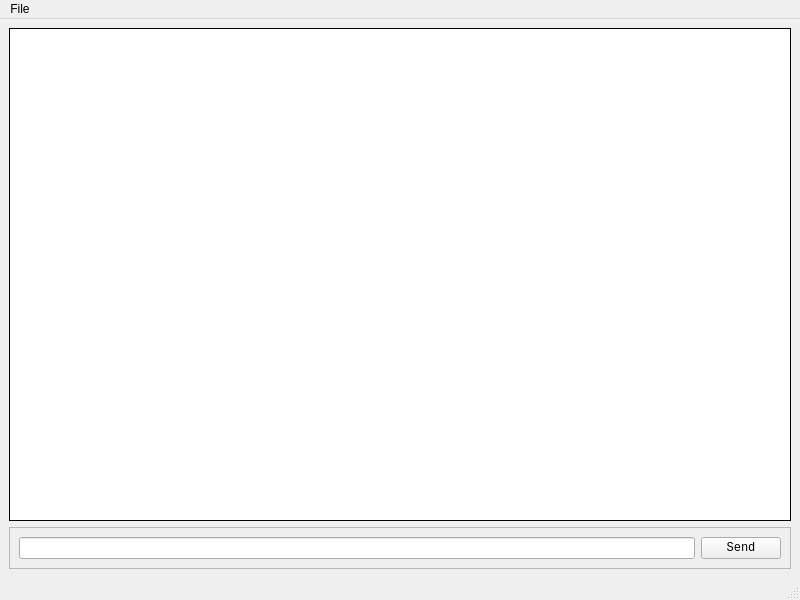
<?xml version="1.0" encoding="UTF-8"?>
<ui version="4.0">
 <class>ConsoleWindow</class>
 <widget class="QMainWindow" name="ConsoleWindow">
  <property name="geometry">
   <rect>
    <x>0</x>
    <y>0</y>
    <width>800</width>
    <height>600</height>
   </rect>
  </property>
  <property name="windowTitle">
   <string>MainWindow</string>
  </property>
  <widget class="QWidget" name="centralwidget">
   <layout class="QVBoxLayout" name="verticalLayout">
    <item>
     <widget class="QTextEdit" name="consoleTextEdit">
      <property name="font">
       <font>
        <family>Courier New</family>
        <pointsize>9</pointsize>
       </font>
      </property>
      <property name="focusPolicy">
       <enum>Qt::NoFocus</enum>
      </property>
      <property name="frameShape">
       <enum>QFrame::Box</enum>
      </property>
      <property name="frameShadow">
       <enum>QFrame::Plain</enum>
      </property>
     </widget>
    </item>
    <item>
     <widget class="QFrame" name="frame">
      <property name="frameShape">
       <enum>QFrame::StyledPanel</enum>
      </property>
      <property name="frameShadow">
       <enum>QFrame::Raised</enum>
      </property>
      <layout class="QHBoxLayout" name="horizontalLayout">
       <item>
        <widget class="QLineEdit" name="cmdLineEdit">
         <property name="font">
          <font>
           <family>Courier New</family>
           <pointsize>9</pointsize>
          </font>
         </property>
        </widget>
       </item>
       <item>
        <widget class="QPushButton" name="sendButton">
         <property name="font">
          <font>
           <family>Courier New</family>
           <pointsize>9</pointsize>
          </font>
         </property>
         <property name="text">
          <string>Send</string>
         </property>
        </widget>
       </item>
      </layout>
     </widget>
    </item>
   </layout>
  </widget>
  <widget class="QMenuBar" name="menubar">
   <property name="geometry">
    <rect>
     <x>0</x>
     <y>0</y>
     <width>800</width>
     <height>21</height>
    </rect>
   </property>
   <widget class="QMenu" name="menuFile">
    <property name="title">
     <string>File</string>
    </property>
    <addaction name="actionClose"/>
   </widget>
   <addaction name="menuFile"/>
  </widget>
  <widget class="QStatusBar" name="statusbar"/>
  <action name="actionClose">
   <property name="text">
    <string>Close Window</string>
   </property>
   <property name="shortcut">
    <string>Ctrl+W</string>
   </property>
  </action>
 </widget>
 <resources/>
 <connections/>
</ui>
